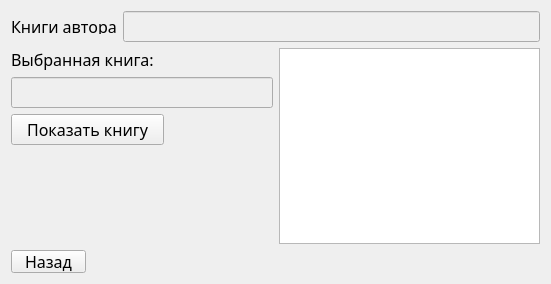
<?xml version="1.0" encoding="UTF-8"?>
<ui version="4.0">
 <class>Authors_books</class>
 <widget class="QWidget" name="Authors_books">
  <property name="geometry">
   <rect>
    <x>0</x>
    <y>0</y>
    <width>551</width>
    <height>284</height>
   </rect>
  </property>
  <property name="minimumSize">
   <size>
    <width>551</width>
    <height>284</height>
   </size>
  </property>
  <property name="font">
   <font>
    <pointsize>12</pointsize>
   </font>
  </property>
  <property name="windowTitle">
   <string>Form</string>
  </property>
  <layout class="QGridLayout" name="gridLayout">
   <item row="0" column="0">
    <layout class="QVBoxLayout" name="verticalLayout_3">
     <item>
      <layout class="QHBoxLayout" name="horizontalLayout">
       <item>
        <widget class="QLabel" name="label">
         <property name="maximumSize">
          <size>
           <width>141</width>
           <height>16</height>
          </size>
         </property>
         <property name="font">
          <font>
           <family>Segoe Script</family>
          </font>
         </property>
         <property name="text">
          <string>Книги автора</string>
         </property>
        </widget>
       </item>
       <item>
        <widget class="QLineEdit" name="ChengeAuthor">
         <property name="enabled">
          <bool>false</bool>
         </property>
         <property name="font">
          <font>
           <family>Segoe Script</family>
           <pointsize>12</pointsize>
          </font>
         </property>
        </widget>
       </item>
      </layout>
     </item>
     <item>
      <layout class="QHBoxLayout" name="horizontalLayout_2">
       <item>
        <layout class="QVBoxLayout" name="verticalLayout_2">
         <item>
          <layout class="QVBoxLayout" name="verticalLayout">
           <item>
            <widget class="QLabel" name="label_2">
             <property name="maximumSize">
              <size>
               <width>163</width>
               <height>25</height>
              </size>
             </property>
             <property name="font">
              <font>
               <family>Segoe Script</family>
              </font>
             </property>
             <property name="text">
              <string>Выбранная книга:</string>
             </property>
            </widget>
           </item>
           <item>
            <widget class="QLineEdit" name="ChengeBook">
             <property name="enabled">
              <bool>false</bool>
             </property>
             <property name="minimumSize">
              <size>
               <width>231</width>
               <height>25</height>
              </size>
             </property>
             <property name="font">
              <font>
               <family>Segoe Script</family>
              </font>
             </property>
            </widget>
           </item>
           <item>
            <widget class="QPushButton" name="show_book">
             <property name="maximumSize">
              <size>
               <width>153</width>
               <height>33</height>
              </size>
             </property>
             <property name="font">
              <font>
               <family>Segoe Script</family>
              </font>
             </property>
             <property name="text">
              <string>Показать книгу</string>
             </property>
            </widget>
           </item>
          </layout>
         </item>
         <item>
          <spacer name="verticalSpacer">
           <property name="orientation">
            <enum>Qt::Vertical</enum>
           </property>
           <property name="sizeHint" stdset="0">
            <size>
             <width>20</width>
             <height>40</height>
            </size>
           </property>
          </spacer>
         </item>
        </layout>
       </item>
       <item>
        <widget class="QColumnView" name="columnView"/>
       </item>
      </layout>
     </item>
     <item>
      <layout class="QHBoxLayout" name="horizontalLayout_3">
       <item>
        <widget class="QPushButton" name="back">
         <property name="maximumSize">
          <size>
           <width>75</width>
           <height>23</height>
          </size>
         </property>
         <property name="font">
          <font>
           <family>Segoe Script</family>
          </font>
         </property>
         <property name="text">
          <string>Назад</string>
         </property>
        </widget>
       </item>
       <item>
        <spacer name="horizontalSpacer">
         <property name="orientation">
          <enum>Qt::Horizontal</enum>
         </property>
         <property name="sizeHint" stdset="0">
          <size>
           <width>40</width>
           <height>20</height>
          </size>
         </property>
        </spacer>
       </item>
      </layout>
     </item>
    </layout>
   </item>
  </layout>
 </widget>
 <resources/>
 <connections/>
</ui>
